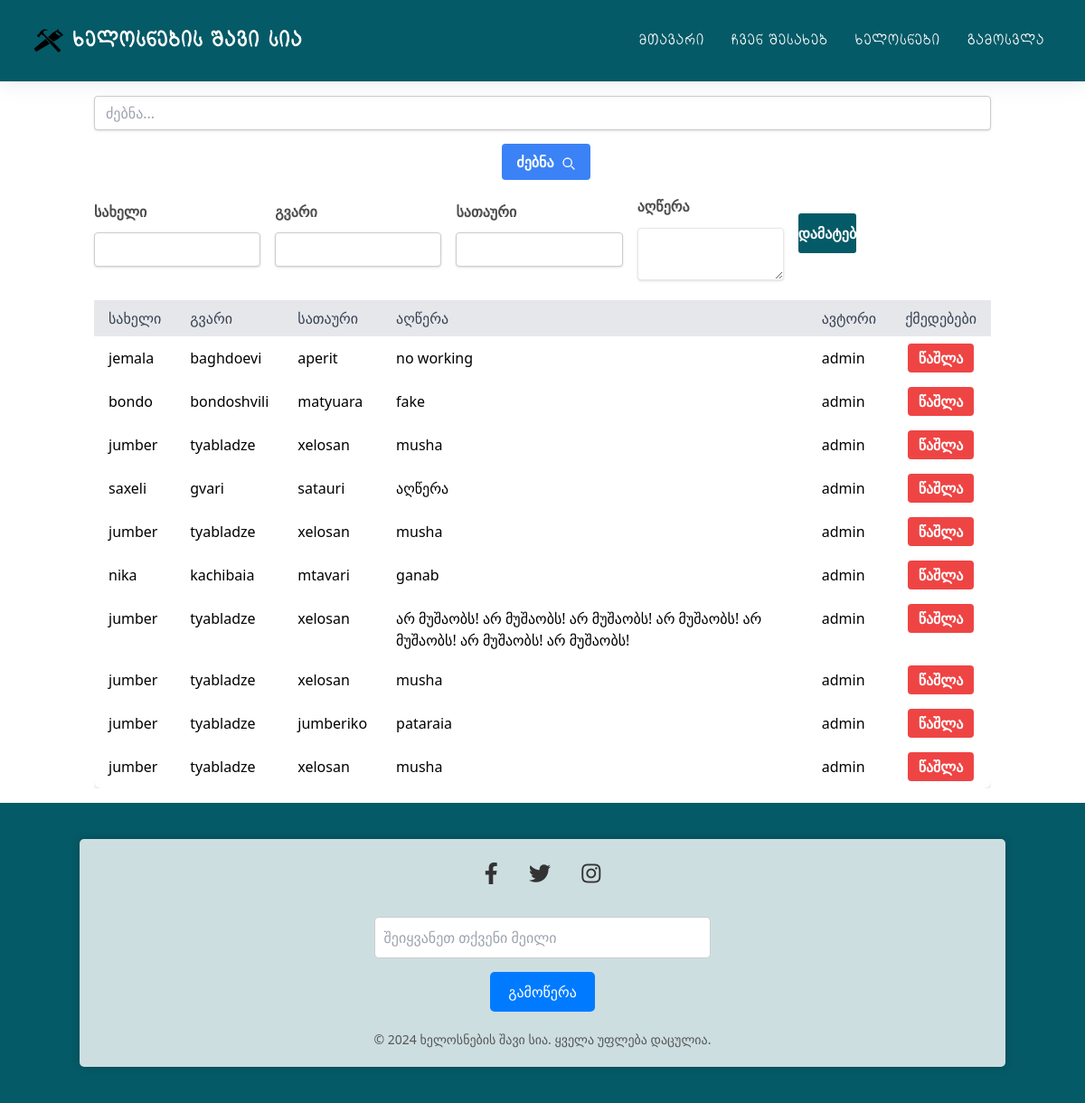
Page /workers (signed in) on the earlier database version.
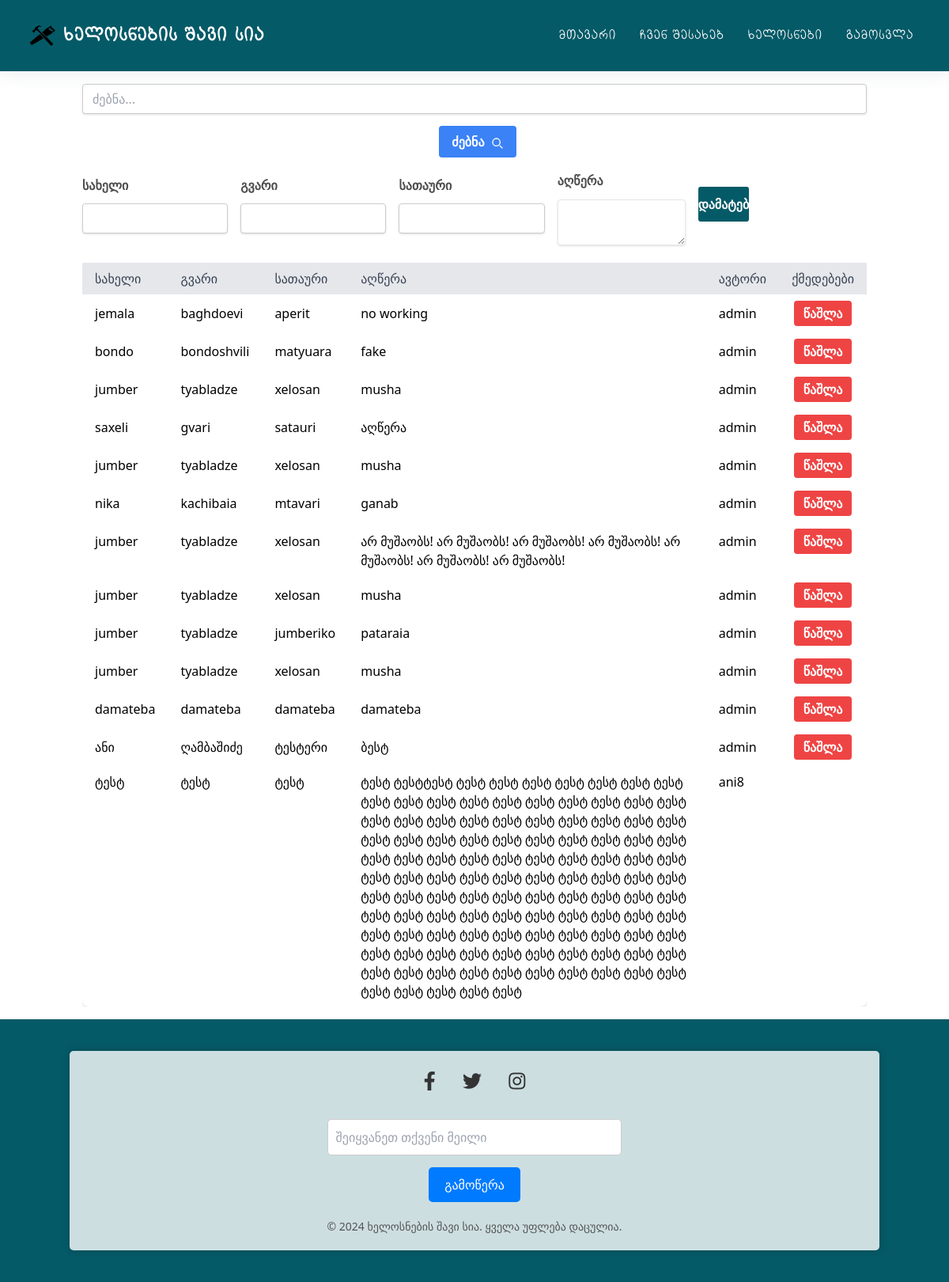
Same page on the later database version.
### main.py (models this page shows, shortened)
class Posts(db.Model):
    __tablename__ = "posts"
    id = db.Column(db.Integer, primary_key=True)
    name = db.Column(db.String(10), unique=False, nullable=False)
    surname = db.Column(db.String(30), unique=False, nullable=False)
    title = db.Column(db.String(100), unique=False, nullable=False)
    content = db.Column(db.String(1000), unique=False, nullable=False)
    user_id = db.Column(db.Integer, db.ForeignKey("users.id"), nullable=False)

class Users(db.Model):
    __tablename__ = "users"
    id = db.Column(db.Integer, primary_key=True)
    name = db.Column(db.String(10), unique=False, nullable=False)
    surname = db.Column(db.String(30), unique=False, nullable=False)
    username = db.Column(db.String(30), unique=True, nullable=False)
    password = db.Column(db.String(128), nullable=False)
    is_admin = db.Column(db.Boolean, default=False, nullable=False)
    posts = db.relationship("Posts", backref="author", lazy=True)

### main.py (the view, shortened to what this page needs)
@app.route("/workers", methods=["GET", "POST"])
@login_required  # or any decorator you use to protect this route
def workers():
    form = PostForm()
    search_query = request.args.get("search")
    if search_query:
        posts = Posts.query.filter(
            (Posts.name.like(f"%{search_query}%"))
            | (Posts.surname.like(f"%{search_query}%"))
            | (Posts.title.like(f"%{search_query}%"))
            | (Posts.content.like(f"%{search_query}%"))
        ).all()
    else:
        posts = Posts.query.all()
    return render_template(
        "workers.html", posts=posts, form=form, navigation_items=navigation_items
    )

### main.py
class PostForm(FlaskForm):
    name = StringField("სახელი", validators=[DataRequired()])
    surname = StringField("გვარი", validators=[DataRequired()])
    title = StringField("სათაური", validators=[DataRequired()])
    content = TextAreaField("აღწერა", validators=[DataRequired()])
    submit = SubmitField("დამატება")

### main.py (called while the page is built)
def login_required(f):
    @wraps(f)
    def decorated_function(*args, **kwargs):
        if "username" not in session:
            flash("გთხოვთ ჯერ სისტემაში შეხვიდეთ.", "warning")
            return redirect(url_for("login"))
        return f(*args, **kwargs)
    return decorated_function

### templates/workers.html (shortened to what the changed rows need)
{% extends "base.html" %}
{% block content %}
<div class="container mx-auto p-4">
    <div class="mb-4">
        <form method="POST" action="{{ url_for('workers') }}" class="add_post_form">
            <div class="pr-4">
                {{ form.content.label(class="block text-gray-700 text-sm font-bold mb-2") }}
                {{ form.content(class="shadow appearance-none border rounded w-full py-2 px-3 text-gray-700
                leading-tight focus:outline-none focus:shadow-outline") }}
            </div>
        </form>
    </div>
    <div class="overflow-x-auto">
        <table class="min-w-full bg-white border border-gray-200 rounded-lg shadow-md">
            <thead>
                <tr class="bg-gray-200 text-gray-700">
                    <th class="px-4 py-2 border-b text-left">სახელი</th>
                    <th class="px-4 py-2 border-b text-left">გვარი</th>
                    <th class="px-4 py-2 border-b text-left">სათაური</th>
                    <th class="px-4 py-2 border-b text-left">აღწერა</th>
                    <th class="px-4 py-2 border-b text-left">ავტორი</th>
                    <th class="px-4 py-2 border-b text-left">ქმედებები</th>
                </tr>
            </thead>
            <tbody>
                {% for post in posts %}
                <tr class="hover:bg-gray-100">
                    <td class="px-4 py-2 border-b">{{ post.name }}</td>
                    <td class="px-4 py-2 border-b">{{ post.surname }}</td>
                    <td class="px-4 py-2 border-b">{{ post.title }}</td>
                    <td class="px-4 py-2 border-b">{{ post.content }}</td>
                    <td class="px-4 py-2 border-b">{{ post.author.username }}</td>
                    <td class="px-4 py-2 border-b">
                        {% if post.author.username == session['username'] %}
                        <form method="POST" action="{{ url_for('delete_post', post_id=post.id) }}">
                            <button type="submit"
                                class="bg-red-500 hover:bg-red-700 text-white font-bold py-1 px-3 rounded">წაშლა</button>
                        </form>
                        {% endif %}
                    </td>
                </tr>
                {% endfor %}
            </tbody>
        </table>
    </div>
</div>
{% endblock %}

Differences in the rows shown:
added Posts: name "damateba", surname "damateba", title "damateba", content "damateba", author.username "admin"
added Posts: name "ანი", surname "ღამბაშიძე", title "ტესტერი", content "ბესტ", author.username "admin"
added Posts: name "ტესტ", surname "ტესტ", title "ტესტ", content "ტესტ ტესტტესტ ტესტ ტესტ ტესტ ტესტ ტესტ ტესტ ტესტ ტესტ ტესტ ტესტ ტესტ ტესტ ტესტ ტესტ ტესტ ტესტ ტესტ ტესტ ტესტ ტესტ ტესტ ტესტ ტესტ ტესტ ტესტ ტესტ ტესტ ტესტ ტესტ ტესტ ტესტ ტესტ ტესტ ტესტ ტესტ ტესტ ტესტ ტესტ ტესტ ტესტ ტესტ ტესტ ტესტ ტესტ ტესტ ტესტ ტესტ ტესტ ტესტ ტესტ ტესტ ტესტ ტესტ ტესტ ტესტ ტესტ ტესტ ტესტ ტესტ ტესტ ტესტ ტესტ ტესტ ტესტ ტესტ ტესტ ტესტ ტესტ ტესტ ტესტ ტესტ ტესტ ტესტ ტესტ ტესტ ტესტ ტესტ ტესტ ტესტ ტესტ ტესტ ტესტ ტესტ ტესტ ტესტ ტესტ ტესტ ტესტ ტესტ ტესტ ტესტ ტესტ ტესტ ტესტ ტესტ ტესტ ტესტ ტესტ ტესტ ტესტ ტესტ ტესტ ტესტ ტესტ ტესტ ტესტ ტესტ ტესტ ტესტ ტესტ ტესტ ტესტ", author.username "ani8"
